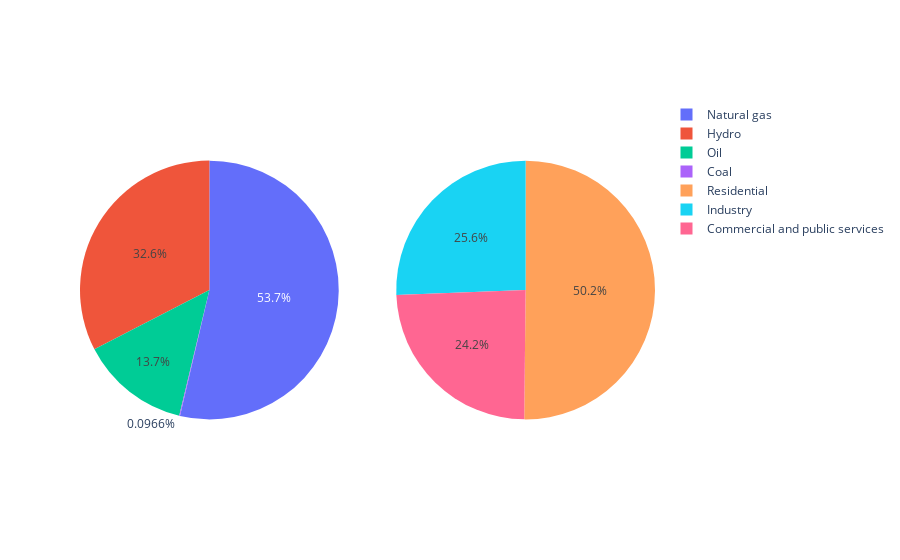

Source (notebook cell):
### Code cell
fig = make_subplots(rows=1, cols=2, specs=[[{'type':'domain'}, {'type':'domain'}]])

fig.add_trace(go.Pie(
    values = g_sourcem.iloc[0],
    labels = g_sourcem.columns,),
    # texttemplate = "%{label}: %{value:,s} <br>(%{percent})",
    # textposition = "outside"),
    1,1)

fig.add_trace(go.Pie(
    values = c_sectorm.iloc[0],
    labels = c_sectorm.columns,
    # texttemplate = "%{label}: %{value:,s} <br>(%{percent})",
    # textposition = "outside"),
),
    1,2)

fig.show()

### Figure 1 — Plotly figure (JSON) as saved in the notebook; plotly's stock layout.template omitted (floating-point values rounded to 4 significant figures)
{"data": [{"domain": {"x": [0, 0.45], "y": [0, 1]}, "labels": ["Coal", "Oil", "Natural gas", "Hydro", "Solar PV"], "type": "pie", "values": [13000, 1840000, 7223000, 4387000, null]}, {"domain": {"x": [0.55, 1], "y": [0, 1]}, "labels": ["Industry", "Residential", "Commercial and public services"], "type": "pie", "values": [2016000.0, 3949000.0, 1906000.0]}], "layout": {}}
